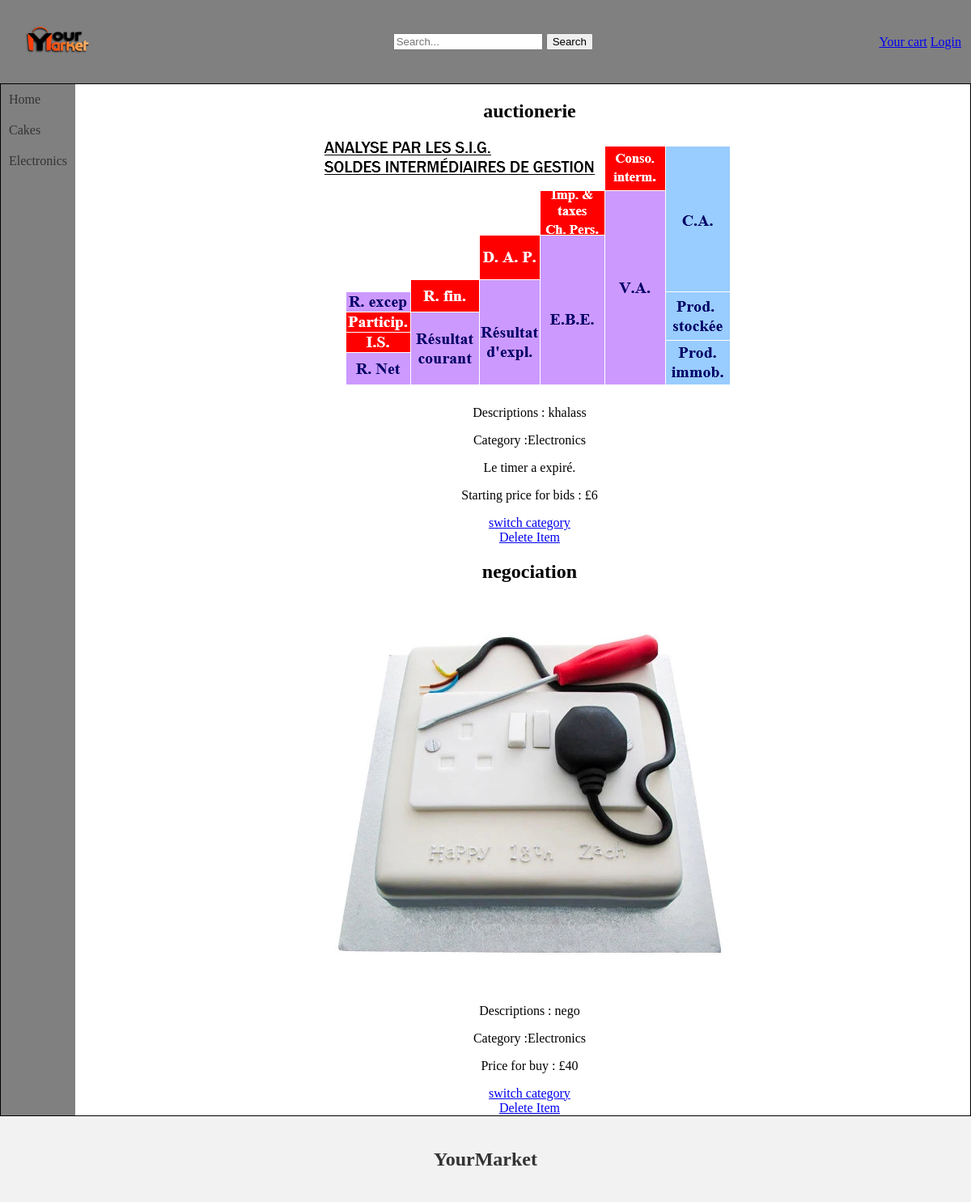
Before: /findItems.php with the older database file.
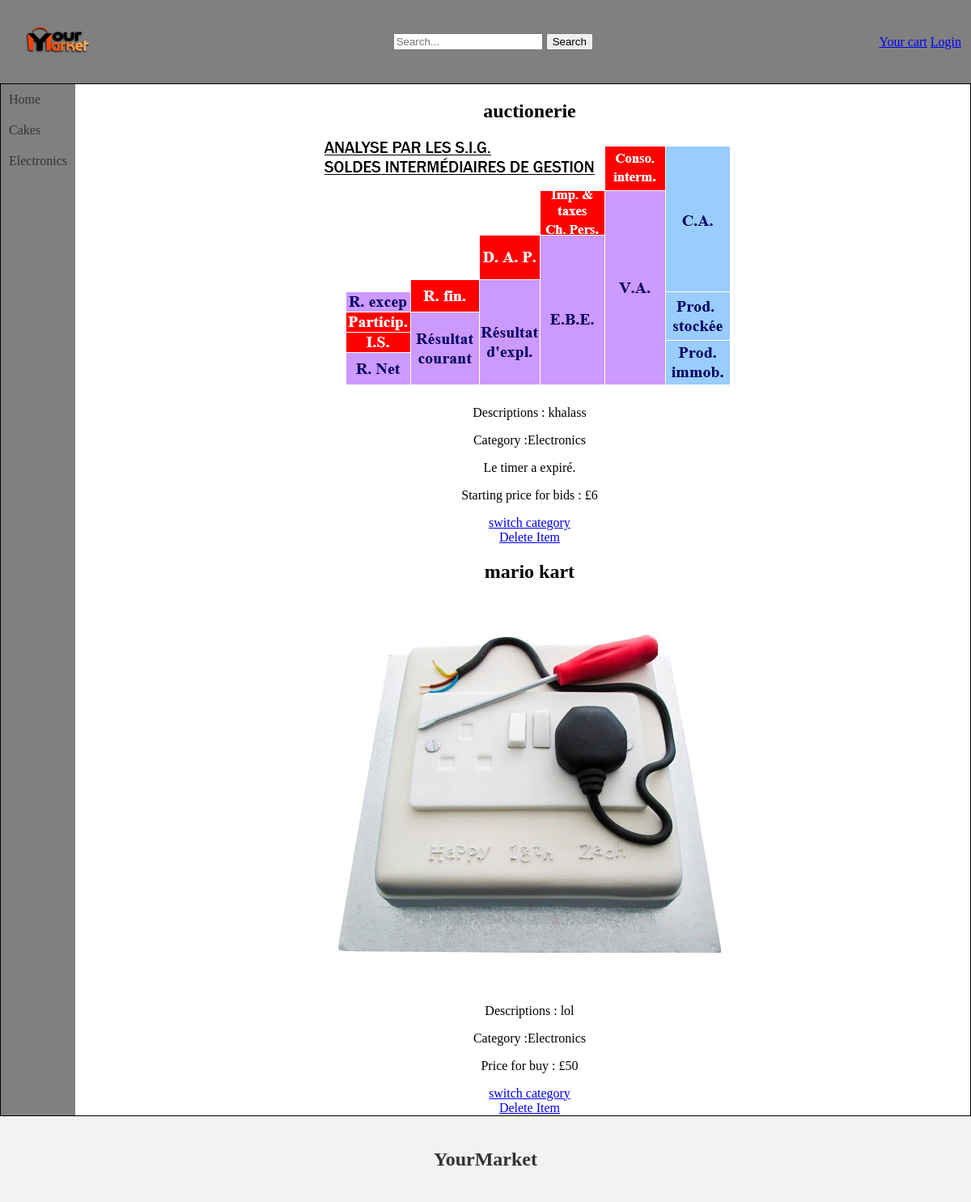
After: the same page with the newer database file.
### tables this page shows
CREATE TABLE IF NOT EXISTS `items` (
  `id` int NOT NULL AUTO_INCREMENT,
  `nameItem` varchar(200) NOT NULL,
  `descriptions` varchar(999) NOT NULL,
  `price` double NOT NULL,
  `categories` int NOT NULL,
  `sellType` int NOT NULL,
  `quantity` int NOT NULL DEFAULT '1',
  `available` tinyint(1) NOT NULL DEFAULT '1',
  `endDate` datetime DEFAULT NULL,
  PRIMARY KEY (`id`)
);

CREATE TABLE IF NOT EXISTS `picturesvideos` (
  `id` int NOT NULL AUTO_INCREMENT,
  `link` varchar(500) NOT NULL,
  PRIMARY KEY (`id`)
);

### findItems.php (the view, shortened to what this page needs)
<!DOCTYPE html>
<html>
<head>
  <link rel="stylesheet" type="text/css" href="Constant/styles.css">
</head>
<body>
    <head>
        <?php include('Constant/head.php'); ?>
    </head>
    <div class="page">
      <nav>
          <?php include('Constant/navbar.php'); ?>
      </nav>
      <div class="content">
      <div class="row">
                <?php
                global $conn;
                $currentDatetime = date("Y-m-d H:i:s");
                $sql = "SELECT i.id,nameItem,descriptions,price,categories,quantity,sellType,idLink,link,endDate FROM items as i inner join have as h on i.id = h.idItem inner join picturesvideos as pv on h.idLink=pv.id where quantity>0 ";
                $result = $conn->query($sql);
                if ($result->num_rows > 0) {
                    while ($row = $result->fetch_assoc()) {
                        echo '<div class="column">';
                        echo '<div class="item">';
                        echo '<h2>' . $row["nameItem"] . '</h2>';
                        echo '<img src='. $row["link"] . '>';
                        echo '<p>Descriptions : ' . $row["descriptions"] . '</p>';
                        $categoryName = $row["categories"]==1?"Cakes":"Electronics";
                        echo '<p>Category :'.$categoryName.' </p>';
                        if($row["sellType"]==1){
                            echo '<p>Price for buy : £' . $row["price"] . '</p>';
                        }else{
                            if ($currentDatetime >= $row["endDate"]) {
                                echo "Le timer a expiré.";
                            } else {
                                $expiryTime = new DateTime($row["endDate"]);
                                $currentDatetimeObj = new DateTime($currentDatetime);
                                $interval = $currentDatetimeObj->diff($expiryTime);
                                $remainingTime = $interval->format('%y années, %m mois, %d jours, %H heures, %I minutes et %S secondes');
                                echo "Remaining time : " . $remainingTime;
                            }
                            echo '<p>Starting price for bids : £' . $row["price"] . '</p>';
                        }
                        $cat = $row["categories"]==1?2:1;
                        echo '<a href="findItems.php?id='.$row["id"].'&newCategory='.$cat.'">switch category</a><br>';
                        echo '<a href="findItems.php?delId='.$row["id"].'">Delete Item</a><br>';
                        echo '</div>';
                        echo '</div>';
                    }
                }
                ?>
            </div>
      </div>
    </div>
  <footer>
    <?php
    include('Constant/footer.php');
    ?>
  </footer>
</body>
</html>

Changed rows visible on the page:
no longer on this page (row edited): items: nameItem "negociation", picturesvideos.link (picture), descriptions "nego", categories "Electronics", price "40"
added items: nameItem "mario kart", picturesvideos.link (picture), descriptions "lol", categories "Electronics", price "50"
